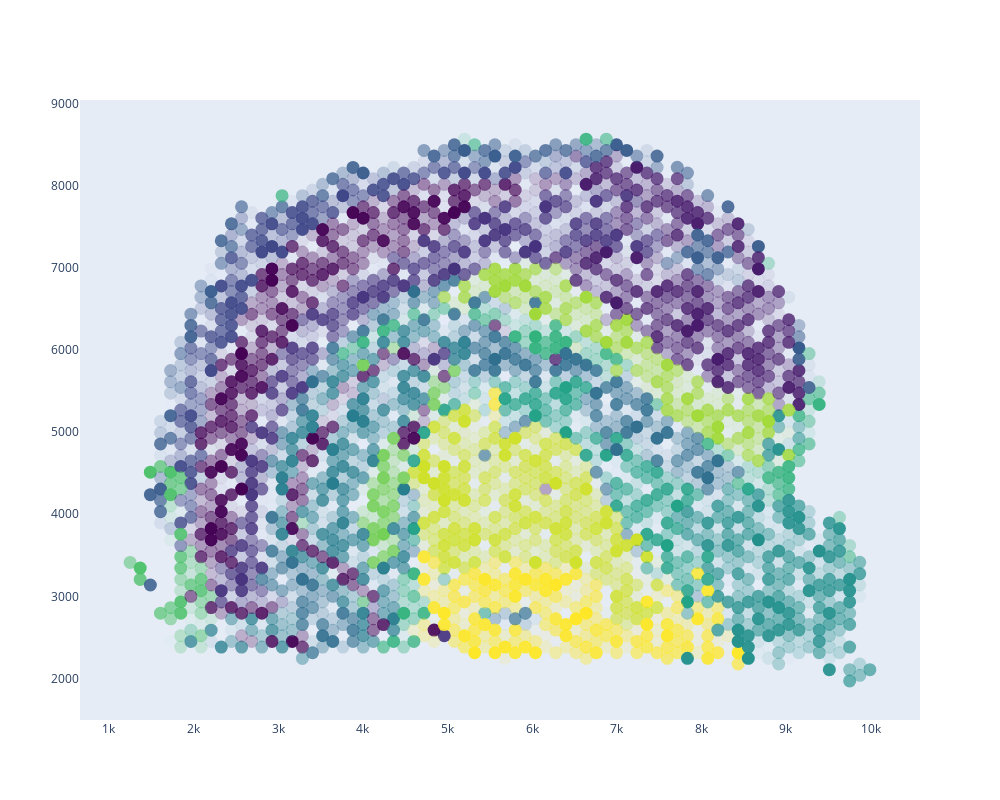

The notebook cell this image was saved under:
### Markdown cell above
## labels as discrete colors with strings as label

### Code cell
import plotly.graph_objects as go
import plotly.express as px

colors = px.colors.qualitative.Alphabet

# Create data
N = 2688
x = xy[:, 1]
y = xy[:, 0] if xy.shape[1] > 1 else np.ones_like(x)
colors = out_df["mapped_ct_idx"]

# real values
# opac_raw = out_df["mapped_ct_idx"].to_numpy().reshape(-1,1)
# opac_norm = (opac_raw - opac_raw.min()) / (opac_raw.max() - opac_raw.min())

# toy values
opac_norm = np.random.uniform(0,1,N)

fig = go.Figure()
fig.update_xaxes(showgrid=False, zeroline=False)
fig.update_yaxes(showgrid=False, zeroline=False)
# fig.update_layout(plot_bgcolor="black")
fig.layout.height = 800
fig.layout.width = 1000

fig.add_trace(go.Scatter(
    x=x,
    y=y,
    mode="markers",
    text = out_df["mapped_ct"], # todo this could be an array of joint string with cell type + probability
    marker=go.scatter.Marker(
        color=colors,
      #  showscale = True,
        size=13,
        opacity=opac_norm,
        colorscale="Viridis"
    )
))
# fig.update_traces(text=out_df["mapped_ct"], textfont_size=20)

### Figure 1 — Plotly figure (JSON) as saved in the notebook; plotly's stock layout.template omitted (floating-point values rounded to 4 significant figures; data arrays with more than 128 entries replaced by an {"elided": "..."} marker saying what was removed)
{"data": [{"marker": {"color": {"elided": "2688 float values"}, "colorscale": [[0.0, "#440154"], [0.1111, "#482878"], [0.2222, "#3e4989"], [0.3333, "#31688e"], [0.4444, "#26828e"], [0.5556, "#1f9e89"], [0.6667, "#35b779"], [0.7778, "#6ece58"], [0.8889, "#b5de2b"], [1.0, "#fde725"]], "opacity": {"elided": "2688 float values"}, "size": 13}, "mode": "markers", "text": {"elided": "2688 str values"}, "x": {"elided": "2688 int values"}, "y": {"elided": "2688 int values"}, "type": "scatter"}], "layout": {"xaxis": {"showgrid": false, "zeroline": false}, "yaxis": {"showgrid": false, "zeroline": false}, "height": 800, "width": 1000}}
